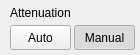
     <widget class="SA_ClickedWidget" name="Atten" native="true">
      <property name="geometry">
       <rect>
        <x>419</x>
        <y>261</y>
        <width>140</width>
        <height>55</height>
       </rect>
      </property>
      <property name="focusPolicy">
       <enum>Qt::StrongFocus</enum>
      </property>
      <property name="styleSheet">
       <string notr="true"/>
      </property>
      <widget class="QLabel" name="Title_Atten">
       <property name="geometry">
        <rect>
         <x>10</x>
         <y>2</y>
         <width>121</width>
         <height>21</height>
        </rect>
       </property>
       <property name="text">
        <string>Attenuation</string>
       </property>
      </widget>
      <widget class="QPushButton" name="Atten_Auto">
       <property name="geometry">
        <rect>
         <x>10</x>
         <y>25</y>
         <width>61</width>
         <height>25</height>
        </rect>
       </property>
       <property name="focusPolicy">
        <enum>Qt::NoFocus</enum>
       </property>
       <property name="styleSheet">
        <string notr="true"/>
       </property>
       <property name="text">
        <string>Auto</string>
       </property>
       <property name="checkable">
        <bool>true</bool>
       </property>
       <property name="checked">
        <bool>false</bool>
       </property>
       <property name="autoExclusive">
        <bool>true</bool>
       </property>
       <property name="flat">
        <bool>false</bool>
       </property>
       <property name="style" stdset="0">
        <string>left</string>
       </property>
      </widget>
      <widget class="QPushButton" name="Atten_Manual">
       <property name="geometry">
        <rect>
         <x>74</x>
         <y>25</y>
         <width>61</width>
         <height>25</height>
        </rect>
       </property>
       <property name="focusPolicy">
        <enum>Qt::NoFocus</enum>
       </property>
       <property name="styleSheet">
        <string notr="true"/>
       </property>
       <property name="text">
        <string>Manual</string>
       </property>
       <property name="checkable">
        <bool>true</bool>
       </property>
       <property name="checked">
        <bool>true</bool>
       </property>
       <property name="autoExclusive">
        <bool>true</bool>
       </property>
       <property name="flat">
        <bool>false</bool>
       </property>
       <property name="style" stdset="0">
        <string>right</string>
       </property>
      </widget>
     </widget>
